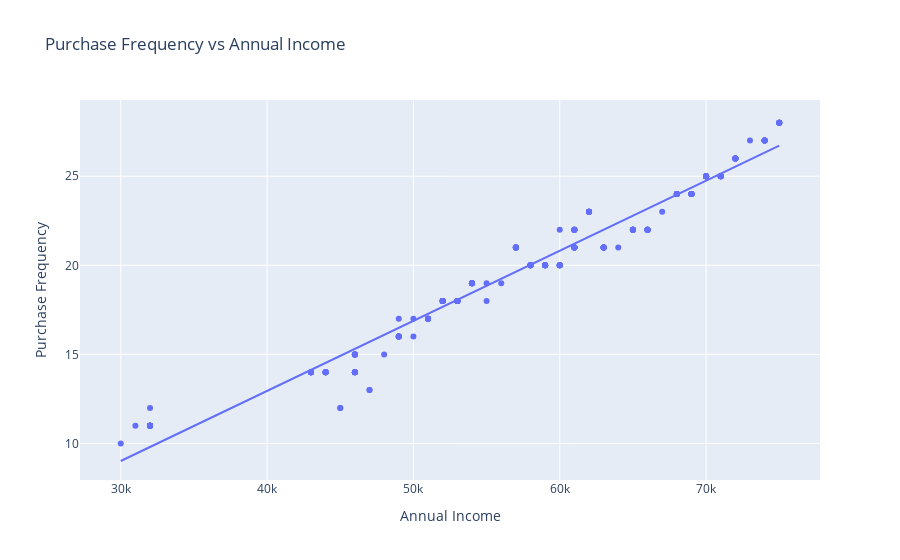

The cell this chart's notebook holds for it:
### Markdown cell above
5. Визуализируйте зависимость частоты покупок от заработка

### Code cell
fig = px.scatter(df, x='annual_income', y='purchase_frequency', 
                 title='Purchase Frequency vs Annual Income', 
                 labels={'annual_income': 'Annual Income', 'purchase_frequency': 'Purchase Frequency'},
                 trendline="ols")

fig.show()

### Figure 1 — Plotly figure (JSON) as saved in the notebook; plotly's stock layout.template omitted (floating-point values rounded to 4 significant figures; data arrays with more than 128 entries replaced by an {"elided": "..."} marker saying what was removed)
{"data": [{"hovertemplate": "Annual Income=%{x}<br>Purchase Frequency=%{y}<extra></extra>", "legendgroup": "", "marker": {"color": "#636efa", "symbol": "circle"}, "mode": "markers", "name": "", "orientation": "v", "showlegend": false, "type": "scatter", "x": {"elided": "238 int values"}, "xaxis": "x", "y": {"elided": "238 int values"}, "yaxis": "y"}, {"hovertemplate": "<b>OLS trendline</b><br>purchase_frequency = 0.000393283 * annual_income + -2.77911<br>R<sup>2</sup>=0.966133<br><br>Annual Income=%{x}<br>Purchase Frequency=%{y} <b>(trend)</b><extra></extra>", "legendgroup": "", "marker": {"color": "#636efa", "symbol": "circle"}, "mode": "lines", "name": "", "showlegend": false, "type": "scatter", "x": {"elided": "238 int values"}, "xaxis": "x", "y": {"elided": "238 float values"}, "yaxis": "y"}], "layout": {"legend": {"tracegroupgap": 0}, "title": {"text": "Purchase Frequency vs Annual Income"}, "xaxis": {"anchor": "y", "domain": [0, 1], "title": {"text": "Annual Income"}}, "yaxis": {"anchor": "x", "domain": [0, 1], "title": {"text": "Purchase Frequency"}}}}
